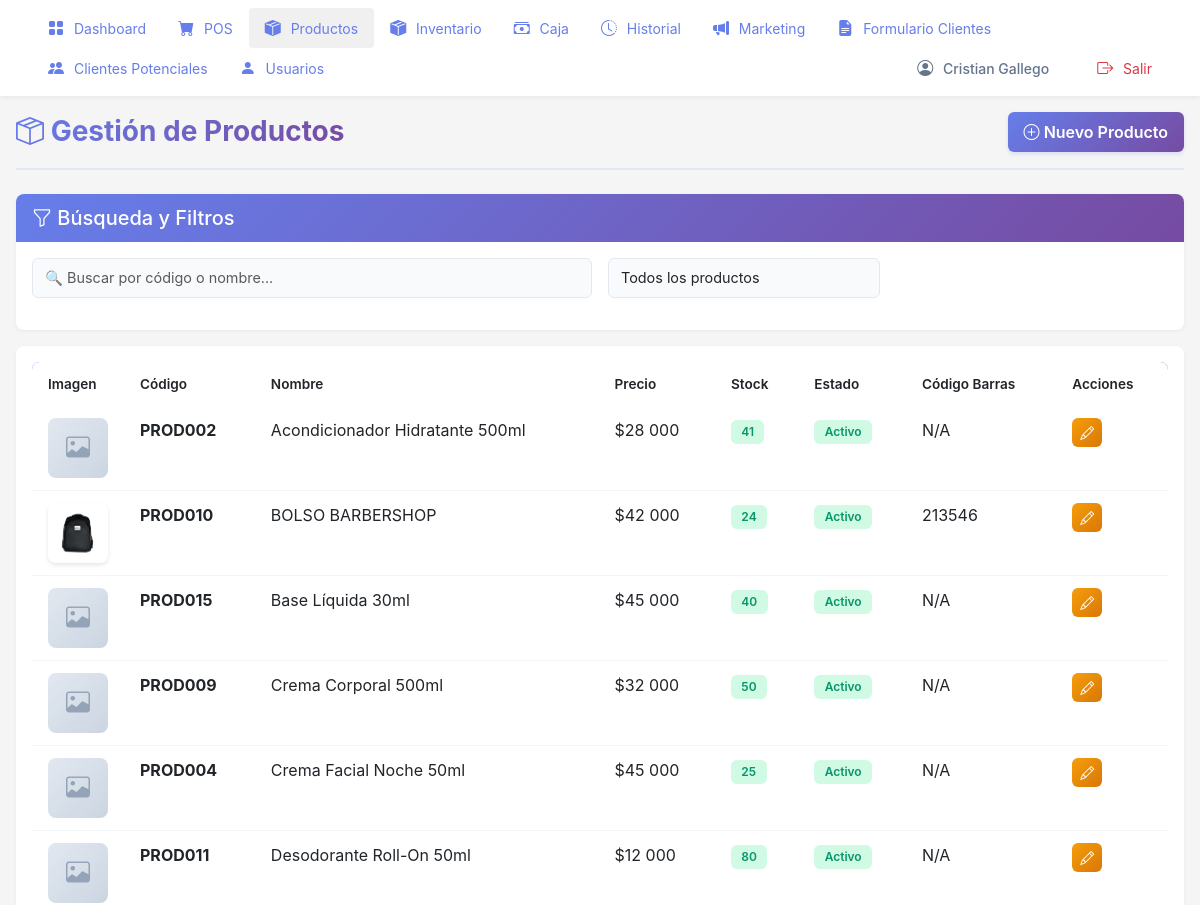
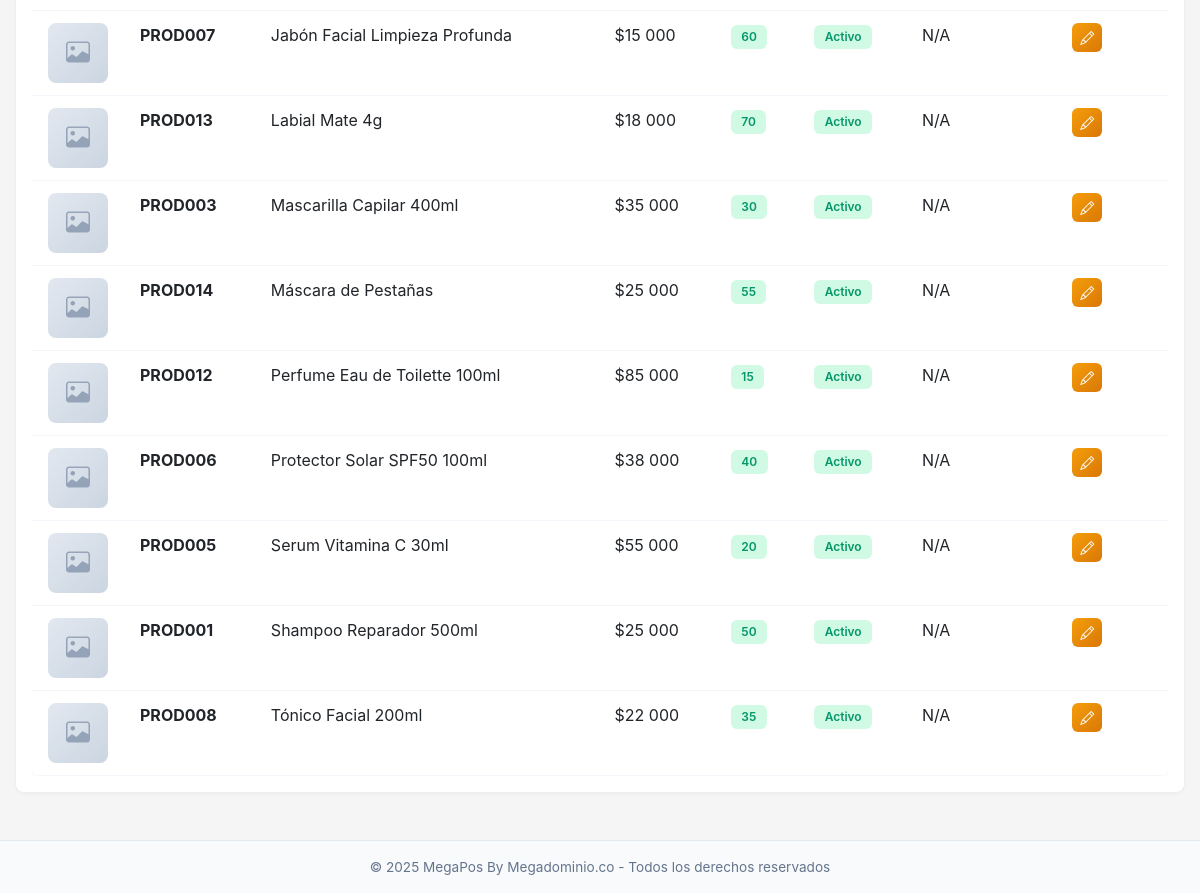
/productos/ (signed in), run on an earlier commit of the app's database (2 pictures, top to bottom).
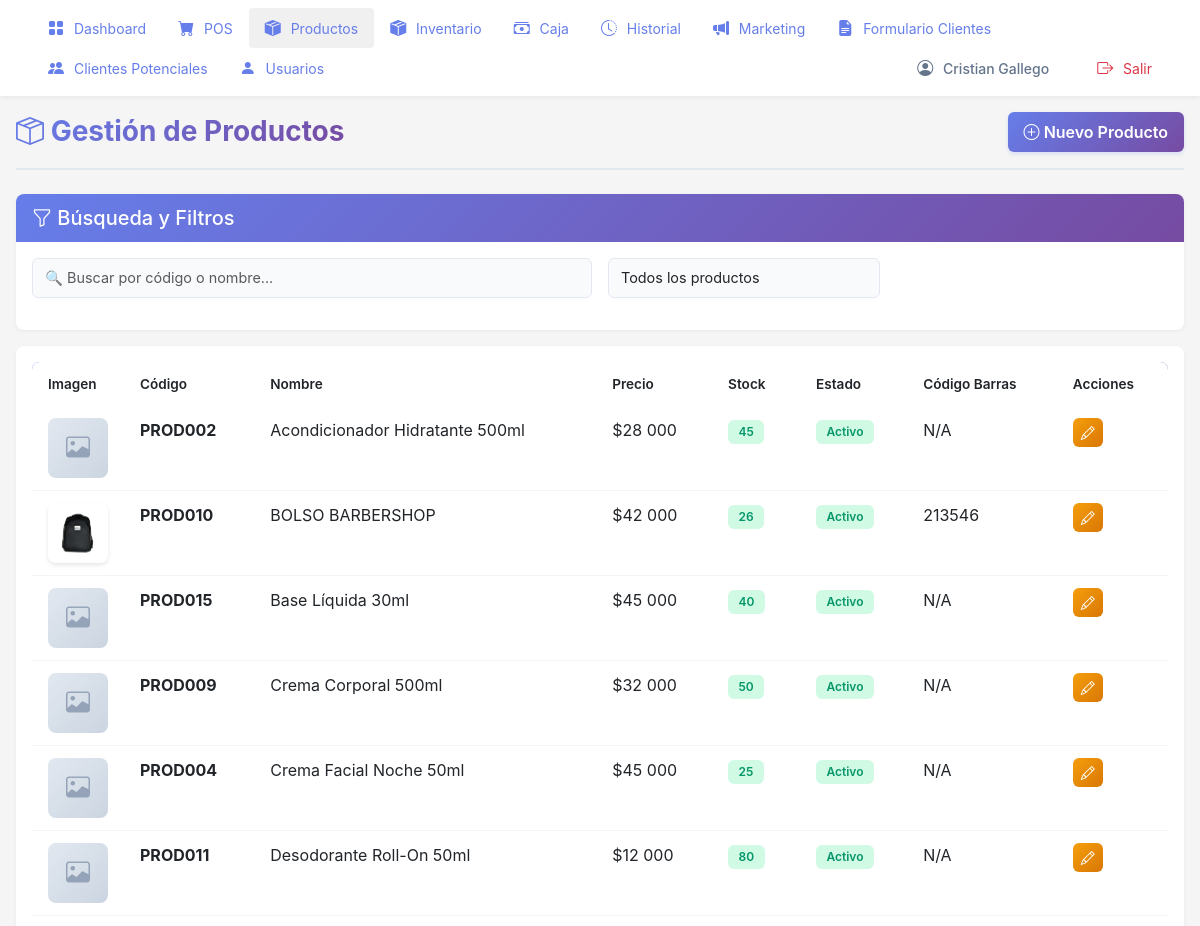
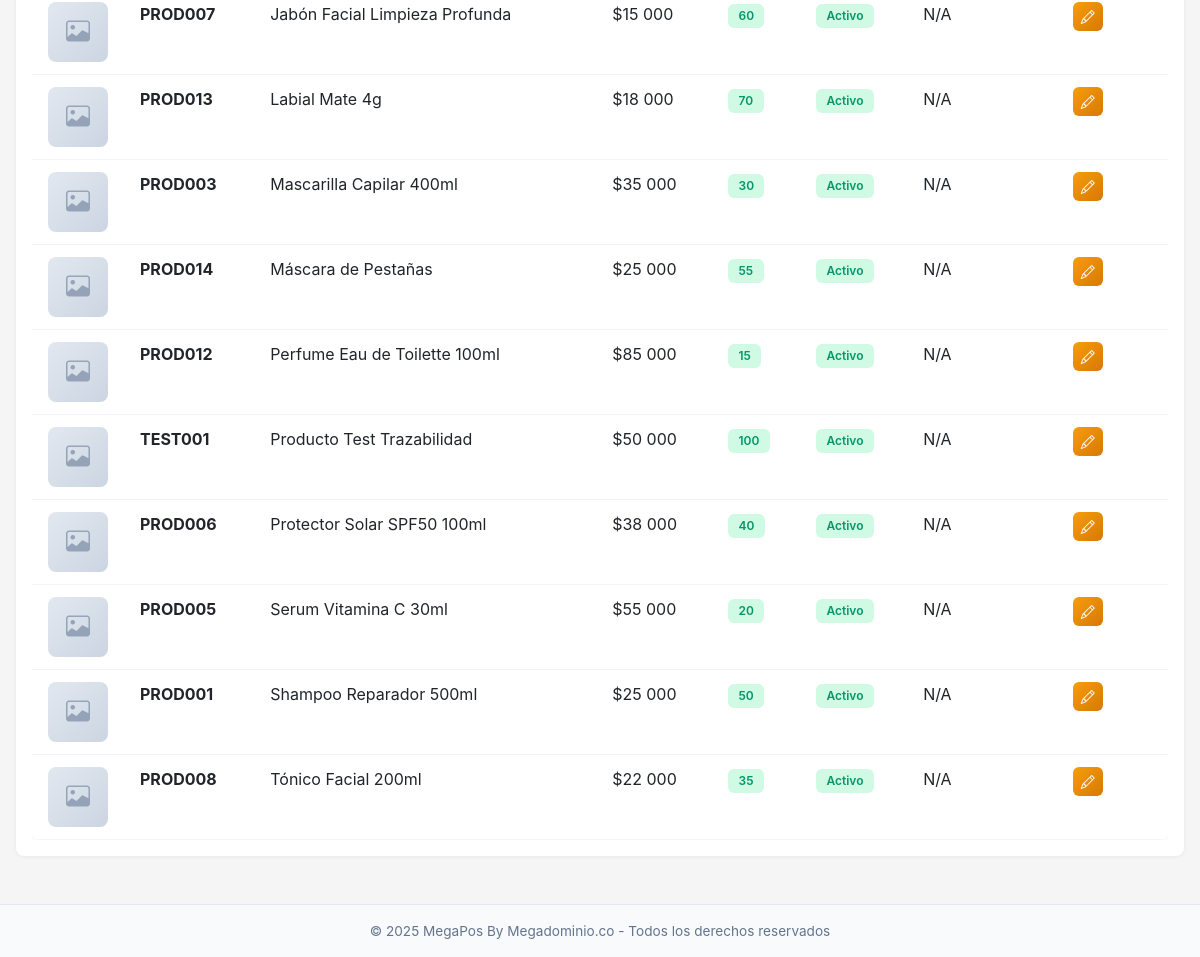
And on a later commit of the database (2 pictures, top to bottom).
### pos/models.py (models this page shows, shortened)
class Producto(models.Model):
    codigo = models.CharField(
        max_length=50,
        unique=True,
        verbose_name='Código',
        db_index=True
    )
    codigo_barras = models.CharField(
        max_length=100,
        unique=True,
        null=True,
        blank=True,
        verbose_name='Código de Barras',
        db_index=True
    )
    nombre = models.CharField(
        max_length=200,
        verbose_name='Nombre',
        db_index=True
    )
    precio = models.IntegerField(
        default=0,
        verbose_name='Precio'
    )
    stock = models.IntegerField(
        default=0,
        verbose_name='Stock'
    )
    activo = models.BooleanField(
        default=True,
        verbose_name='Activo',
        db_index=True
    )
    imagen = models.ImageField(
        upload_to='productos/',
        null=True,
        blank=True,
        verbose_name='Imagen'
    )
    fecha_creacion = models.DateTimeField(auto_now_add=True)
    class Meta:
        verbose_name = 'Producto'
        verbose_name_plural = 'Productos'
        ordering = ['nombre']
        indexes = [
            models.Index(fields=['activo', 'stock']),
            models.Index(fields=['codigo', 'activo']),
            models.Index(fields=['codigo_barras', 'activo']),
        ]

### pos/views.py (the view)
# urls.py: path('productos/', views.productos_view, name='productos'),
@login_required
def productos_view(request):
    productos = Producto.objects.all().order_by('nombre')
    puede_editar = puede_gestionar_productos(request.user)
    context = {
        'productos': productos,
        'puede_editar': puede_editar,
    }
    return render(request, 'pos/productos.html', context)

### pos/context_processors.py (called while the page is built)
def sistema_info(request):
    return {
        'SISTEMA_NOMBRE': 'MegaPos By Megadominio.co',
        'SISTEMA_VERSION': '1.0',
        'DEBUG': settings.DEBUG,
    }

### pos/views.py (called while the page is built)
def tiene_rol(user, *nombres_roles):
    if not user.is_authenticated:
        return False
    if user.is_superuser:
        return True
    grupos_usuario = user.groups.values_list('name', flat=True)
    return any(rol in grupos_usuario for rol in nombres_roles)

def puede_gestionar_productos(user):
    return tiene_rol(user, 'Administradores', 'Inventario') or user.is_superuser

### pos/templates/pos/productos.html (shortened to what this page needs)
{% extends 'pos/base.html' %}
{% load humanize %}
{% block content %}
<div class="page-container">
    <div class="page-header">
        <h1><i class="bi bi-box-seam"></i> Gestión de Productos</h1>
        {% if puede_gestionar_productos %}
        <a href="{% url 'pos:crear_producto' %}" class="btn btn-primary-pos">
            <i class="bi bi-plus-circle"></i> Nuevo Producto
        </a>
        {% endif %}
    </div>
    <div class="card-modern">
        <div class="card-header">
            <h5 class="mb-0"><i class="bi bi-funnel"></i> Búsqueda y Filtros</h5>
        </div>
        <div class="card-body">
            <div class="row g-3 mb-3">
                <div class="col-md-6">
                    <input type="text" class="form-control form-control-modern" id="buscarProducto"
                           placeholder="🔍 Buscar por código o nombre...">
                </div>
                <div class="col-md-3">
                    <select class="form-select form-control-modern" id="filtroEstado">
                        <option value="">Todos los productos</option>
                    </select>
                </div>
            </div>
        </div>
    </div>
    <div class="card-modern mt-3">
        <div class="card-body">
            <div class="table-responsive">
                <table class="table-modern table">
                    <thead>
                        <tr>
                            <th style="width: 80px;">Imagen</th>
                            <th>Código</th>
                            <th>Nombre</th>
                            <th>Precio</th>
                            <th>Stock</th>
                            <th>Estado</th>
                            <th>Código Barras</th>
                            <th>Acciones</th>
                        </tr>
                    </thead>
                <tbody id="tablaProductos">
                    {% for producto in productos %}
                    <tr data-activo="{{ producto.activo|lower }}" data-stock="{{ producto.stock }}">
                        <td class="text-center">
                            {% if producto.imagen %}
                            <img src="{{ producto.imagen.url }}" alt="{{ producto.nombre }}"
                                 style="width: 60px; height: 60px; object-fit: cover; border-radius: 8px; box-shadow: 0 2px 4px rgba(0,0,0,0.1);">
                            {% else %}
                            <div style="width: 60px; height: 60px; background: linear-gradient(135deg, #e2e8f0 0%, #cbd5e1 100%); border-radius: 8px; display: flex; align-items: center; justify-content: center; margin: 0 auto;">
                                <i class="bi bi-image" style="font-size: 1.5rem; color: #94a3b8;"></i>
                            </div>
                            {% endif %}
                        </td>
                        <td><strong>{{ producto.codigo }}</strong></td>
                        <td>{{ producto.nombre }}</td>
                        <td>${{ producto.precio|intcomma }}</td>
                        <td>
                            {% if producto.stock < 10 %}
                            <span class="badge badge-modern badge-danger-modern">{{ producto.stock|intcomma }}</span>
                            {% else %}
                            <span class="badge badge-modern badge-success-modern">{{ producto.stock|intcomma }}</span>
                            {% endif %}
                        </td>
                        <td>
                            {% if producto.activo %}
                            <span class="badge badge-modern badge-success-modern">Activo</span>
                            {% else %}
                            <span class="badge badge-modern" style="background: #e2e8f0; color: #64748b;">Inactivo</span>
                            {% endif %}
                        </td>
                        <td>{{ producto.codigo_barras|default:"N/A" }}</td>
                        <td>
                            {% if puede_gestionar_productos %}
                            <a href="{% url 'pos:editar_producto' producto.id %}" class="btn btn-sm btn-warning" style="padding: 0.25rem 0.5rem;">
                                <i class="bi bi-pencil"></i>
                            </a>
                            {% else %}
                            <span class="text-muted" style="font-size: 0.85rem;">Solo lectura</span>
                            {% endif %}
                        </td>
                    </tr>
                    {% empty %}
                    <tr>
                        <td colspan="8" class="text-center text-muted">No hay productos registrados</td>
                    </tr>
                    {% endfor %}
                </tbody>
                </table>
            </div>
        </div>
    </div>
</div>
{% endblock %}

### pos/templates/pos/base.html (shortened to what this page needs)
<!DOCTYPE html>
<html lang="es">
<head>
    <link href="https://cdn.jsdelivr.net/npm/bootstrap@5.3.0/dist/css/bootstrap.min.css" rel="stylesheet">
    <link rel="stylesheet" href="https://cdn.jsdelivr.net/npm/bootstrap-icons@1.11.0/font/bootstrap-icons.css">
</head>
<body>
    {% load humanize %}
    {% if user.is_authenticated %}
    <nav class="top-nav">
        <ul class="nav-menu">
            <li class="nav-item">
                <a href="{% url 'pos:home' %}" class="nav-link-custom {% if request.path == '/' %}active{% endif %}">
                    <i class="bi bi-grid-fill"></i> Dashboard
                </a>
            </li>
            <li class="nav-item">
                <a href="{% url 'pos:vender' %}" class="nav-link-custom {% if 'vender' in request.path %}active{% endif %}">
                    <i class="bi bi-cart-fill"></i> POS
                </a>
            </li>
            <li class="nav-item">
                <a href="{% url 'pos:productos' %}" class="nav-link-custom {% if 'productos' in request.path %}active{% endif %}">
                    <i class="bi bi-box-seam-fill"></i> Productos
                </a>
            </li>
            <li class="nav-item">
                <a href="{% url 'pos:inventario' %}" class="nav-link-custom {% if 'inventario' in request.path or 'ingreso-mercancia' in request.path or 'salida-mercancia' in request.path %}active{% endif %}">
                    <i class="bi bi-box-seam-fill"></i> Inventario
                </a>
            </li>
            <li class="nav-item">
                <a href="{% url 'pos:caja' %}" class="nav-link-custom {% if 'caja' in request.path and 'caja-gastos' not in request.path %}active{% endif %}">
                    <i class="bi bi-cash-stack"></i> Caja
                </a>
            </li>
            <li class="nav-item">
                <a href="{% url 'pos:lista_ventas' %}" class="nav-link-custom {% if 'ventas' in request.path or 'historial' in request.path %}active{% endif %}">
                    <i class="bi bi-clock-history"></i> Historial
                </a>
            </li>
            <li class="nav-item">
                <a href="{% url 'pos:marketing' %}" class="nav-link-custom {% if 'marketing' in request.path %}active{% endif %}">
                    <i class="bi bi-megaphone-fill"></i> Marketing
                </a>
            </li>
            <li class="nav-item">
                <a href="{% url 'pos:formulario_clientes' %}" class="nav-link-custom {% if 'formulario-clientes' in request.path %}active{% endif %}">
                    <i class="bi bi-file-earmark-text-fill"></i> Formulario Clientes
                </a>
            </li>
            <li class="nav-item">
                <a href="{% url 'pos:clientes_potenciales' %}" class="nav-link-custom {% if 'clientes-potenciales' in request.path %}active{% endif %}">
                    <i class="bi bi-people-fill"></i> Clientes Potenciales
                </a>
            </li>
            {% if user.is_staff %}
            <li class="nav-item">
                <a href="{% url 'pos:usuarios' %}" class="nav-link-custom {% if 'usuarios' in request.path %}active{% endif %}">
                    <i class="bi bi-person-fill"></i> Usuarios
                </a>
            </li>
            {% endif %}
            <li class="nav-item ms-auto" style="display: flex; align-items: center; gap: 1rem;">
                <span class="nav-link-custom" style="color: #64748b; font-weight: 500; cursor: default;">
                    <i class="bi bi-person-circle"></i> {{ user.get_full_name|default:user.username }}
                </span>
                <a href="#" class="nav-link-custom text-danger" id="logout-link">
                    <i class="bi bi-box-arrow-right"></i> Salir
                </a>
            </li>
        </ul>
    </nav>
    <div class="main-container">
        {% block content %}{% endblock %}
    </div>
    {% else %}
    <div class="container">
        {% block full_content %}{% endblock %}
    </div>
    {% endif %}
    {% if user.is_authenticated %}
    <footer style="background: #f8fafc; border-top: 1px solid #e2e8f0; padding: 1rem; text-align: center; color: #64748b; font-size: 0.85rem; margin-top: 2rem;">
        <p style="margin: 0;">
            &copy; {% now "Y" %} MegaPos By Megadominio.co - Todos los derechos reservados
        </p>
    </footer>
    {% endif %}
</body>
</html>

### pos/templates/pos/base.html (style rules this page uses)
* { margin: 0; padding: 0; box-sizing: border-box; }
body { font-family: -apple-system, BlinkMacSystemFont, 'Segoe UI', Roboto, Oxygen, Ubuntu, sans-serif; background: #f5f5f5; color: #333; margin: 0; padding: 0; width: 100%; overflow-x: hidden; }
.top-nav { background: white; box-shadow: 0 2px 5px rgba(0,0,0,0.05); padding: 0.5rem 2rem; position: sticky; top: 0; z-index: 1000; }
.nav-menu { display: flex; list-style: none; margin: 0; padding: 0; flex-wrap: wrap; }
.nav-item { flex: 0 0 auto; }
.nav-link-custom { display: inline-block; padding: 0.5rem 1rem; color: #667eea; text-decoration: none; border-radius: 4px; transition: background 0.2s; white-space: nowrap; font-size: 14px; }
.nav-link-custom:hover, .nav-link-custom.active { background: #f0f0f0; }
.nav-link-custom i { margin-right: 6px; font-size: 16px; }
.main-container { padding: 0; margin: 0; width: 100%; box-sizing: border-box; }
.card-modern { background: white; border-radius: 8px; box-shadow: 0 1px 4px rgba(0,0,0,0.05); border: none; overflow: hidden; }
.card-modern .card-header { background: linear-gradient(135deg, #667eea 0%, #764ba2 100%); color: white; padding: 0.75rem 1rem; border: none; font-weight: 600; }
.card-modern .card-body { padding: 1rem; }
.btn-primary-pos { background: linear-gradient(135deg, #667eea 0%, #764ba2 100%); color: white; border: none; border-radius: 6px; padding: 0.5rem 1rem; font-weight: 600; transition: all 0.2s ease; box-shadow: 0 2px 4px rgba(102, 126, 234, 0.2); }
.form-control-modern { border: 1px solid #e2e8f0; border-radius: 6px; padding: 0.5rem 0.75rem; font-size: 0.9rem; transition: all 0.2s ease; background: #f8fafc; }
.table-modern { background: white; border-radius: 8px; overflow: hidden; box-shadow: 0 1px 4px rgba(0,0,0,0.05); }
.table-modern thead { background: linear-gradient(135deg, #667eea 0%, #764ba2 100%); color: white; }
.table-modern thead th { border: none; padding: 0.75rem 1rem; font-weight: 600; font-size: 0.85rem; }
.table-modern tbody tr { transition: all 0.2s ease; }
.table-modern tbody td { padding: 0.75rem 1rem; border-bottom: 1px solid #f1f5f9; }
.badge-modern { padding: 0.35rem 0.65rem; border-radius: 6px; font-weight: 600; font-size: 0.75rem; }
.badge-success-modern { background: #d1fae5; color: #059669; }
.page-container { padding: 1rem; max-width: 1400px; margin: 0 auto; }
.page-header { display: flex; justify-content: space-between; align-items: center; margin-bottom: 1.5rem; padding-bottom: 1rem; border-bottom: 2px solid #e2e8f0; }
.page-header h1 { font-size: 1.75rem; font-weight: 700; background: linear-gradient(135deg, #667eea 0%, #764ba2 100%); -webkit-background-clip: text; -webkit-text-fill-color: transparent; background-clip: text; margin: 0; }
.btn-warning { background: linear-gradient(135deg, #f59e0b 0%, #d97706 100%); border: none; border-radius: 6px; font-weight: 600; color: white; }
.form-control, .form-select { border: 1px solid #e2e8f0; border-radius: 6px; padding: 0.5rem 0.75rem; transition: all 0.2s ease; }
.card-header { background: linear-gradient(135deg, #667eea 0%, #764ba2 100%); color: white; border: none; font-weight: 600; padding: 0.75rem 1rem; }
.table { margin-bottom: 0; }
.table thead { background: linear-gradient(135deg, #667eea 0%, #764ba2 100%); color: white; }
.table thead th { border: none; font-weight: 600; }
.table tbody tr { transition: all 0.2s ease; }
.badge { padding: 0.35rem 0.65rem; border-radius: 6px; font-weight: 600; }

What changed in the data, as far as the page shows it:
changed Producto "PROD002": stock "41" → "45"
changed Producto "PROD010": stock "24" → "26"
added Producto: codigo "TEST001", nombre "Producto Test Trazabilidad", precio "50 000", stock "100", activo "Activo", codigo_barras "N/A"
